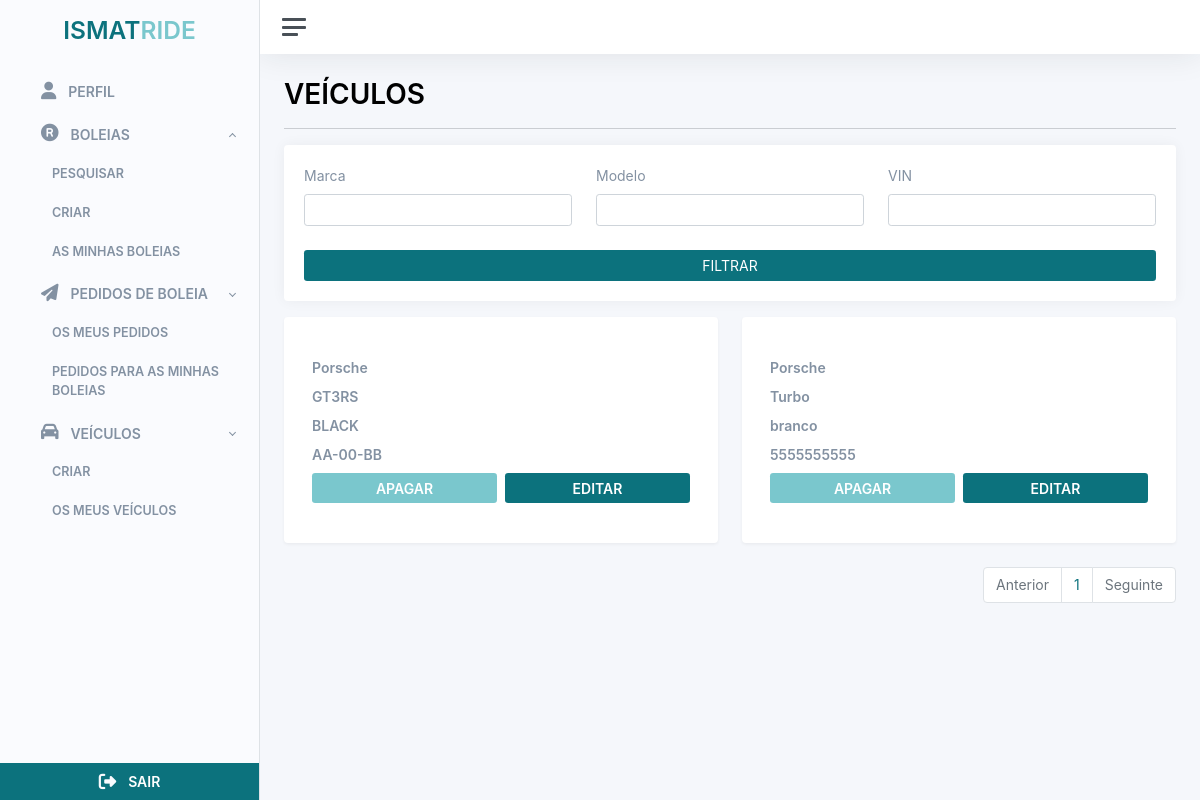
The page /vehicles/list (signed in) on the database its author committed.
### src/users/users.py (models this page shows)
class Brand(db.Model):
	__tablename__ = 'brand'
	id = db.Column(db.Integer, primary_key=True)
	name = db.Column(db.String(100))

class Model(db.Model):
	__tablename__ = 'model'
	id = db.Column(db.Integer, primary_key=True)
	name = db.Column(db.String(100))
	brand_id = db.Column('brand_id', db.ForeignKey('brand.id'))
	brand = db.relationship('Brand', backref='brand')

class Vehicle(db.Model):
	__tablename__ = 'vehicle'
	id = db.Column(db.Integer, primary_key=True)
	user_id = db.Column('user_id', db.ForeignKey('user.id'))
	user = db.relationship('User', backref='vehicle')
	license_plate = db.Column(db.String(20), unique=True)
	color = db.Column(db.String(20))
	seats = db.Column(db.Integer, default=0)
	is_deleted = db.Column(db.Boolean, default=False)
	createdAt = db.Column(db.DateTime, default=datetime.datetime.now)
	updatedAt = db.Column(db.DateTime, default=datetime.datetime.now)
	model_id = db.Column('model_id', db.ForeignKey('model.id'))
	model = db.relationship('Model', backref='vehicle')

### src/vehicles/routes.py (the view)
@vehicles_bp.route("/list")
@login_required
def vehicles_list():
    page = request.args.get('page', 1, type=int)
    query = Vehicle.query
    models_list = Model.query.all()
    if request.args.get("model"):
        query = query.join(Model, Vehicle.model).filter(Model.name.contains(request.args.get("model")))
    if request.args.get("brand"):
        query = query.join(Model, Vehicle.model).join(Brand, Model.brand).filter(Brand.name.contains(request.args.get("brand")))
    if request.args.get("vin"):
        query = query.filter(Vehicle.license_plate.contains(request.args.get("vin")))
    query = query.paginate(page=page, per_page=ITEMS_PER_PAGE)
    response = {'items': list(), 'iter_pages': query.iter_pages, 'page': page, 'pages': query.pages, 'next_num': query.next_num}
    vehicle_list = list()
    for vehicle in query:
        vehicle_list.append(
            VehicleDto(vehicle.id, vehicle.model.brand.name, vehicle.model.name, vehicle.color, vehicle.license_plate, vehicle.seats)
        )
    response['items'] = vehicle_list
    if vehicle_list.__len__() == 0:
        return(render_template("vehicle/no_data.html"))
    return render_template("vehicle/index.html", vehicles = response, models = models_list)

### src/users/users.py (called while the page is built)
	def get_initials(self):
		first_name_initial = str.upper(self.first_name[0])
		last_name_initial = str.upper(self.last_name[0])
		return f'{first_name_initial}{last_name_initial}'

### src/templates/vehicle/index.html (shortened to what this page needs)
{% extends 'base/base_client.html' %}  {% block container_title %} VEÍCULOS {% endblock container_title %} {%
block filters %}
<form action="{{ url_for('vehicles.vehicles_list') }}" method="get">
  <div class="card mb-3">
    <div class="card-body">
      <div
        class="d-flex flex-row flex-wrap gap-4 justify-content-center align-items-end justify-content-sm-start"
      >
        <div class="flex-fill">
          <label class="form-label text-color">Marca</label>
          <input
            type="text"
            value="{{ request.args.get('brand') or ''}}"
            name="brand"
            class="form-control"
          />
        </div>
        <div class="flex-fill">
          <label class="form-label text-color">Modelo</label>
          <input
            type="text"
            value="{{ request.args.get('modelo') or ''}}"
            name="model"
            class="form-control"
          />
        </div>
        <div class="flex-fill">
          <label class="form-label text-color">VIN</label>
          <input
            type="text"
            value="{{ request.args.get('vin') or ''}}"
            name="vin"
            class="form-control"
          />
        </div>
        <div class="flex-fill justify-content-center">
          <button class="btn btn-primary flex-fill w-100" type="submit">
            FILTRAR
          </button>
        </div>
      </div>
    </div>
  </div>
</form>
{% endblock filters %} {%block content %}
<div class="row">
  {% for item in vehicles['items'] %}
  <div class="col-12 col-md-6 col-lg-6 col-xl-6">
    <div class="card shadow">
      <div class="card-body">
        <div class="row justify-content-center align-items-center">
          <div class="col-12">
            <div class="row p-3">
              <div class="col-12 col-sm-4 col-md-12 p-1">
                <span class="fw-bold text-color">{{item.brand}}</span>
              </div>
              <div class="col-12 col-sm-12 p-1">
                <span class="fw-bold text-color">{{item.model}}</span>
              </div>
              <div class="col-12 col-sm-12 p-1">
                <span class="fw-bold text-color">{{item.color}}</span>
              </div>
              <div class="col-12 col-sm-12 p-1">
                <span class="fw-bold text-color">{{item.license_plate}}</span>
              </div>
              <div class="col-12 col-sm-6 p-1">
                <form
                  action="{{ url_for('vehicles.delete_vehicle', id=item.id) }}"
                  method="post"
                >
                  <button type="submit" class="btn  btn-secondary w-100">
                    <span class="fw-bold">APAGAR</span>
                  </button>
                </form>
              </div>
              <div class="col-12 col-sm-6 p-1">
                <button
                  type="button"
                  data-bs-toggle="modal"
                  data-bs-target="#edit{{item.id}}"
                  class="btn btn-primary w-100"
                >
                  <span class="fw-bold">EDITAR</span>
                </button>
              </div>
            </div>
          </div>
        </div>
      </div>
    </div>
  </div>
  {% endfor %}
</div>
<div
  class="d-flex align-items-center justify-content-center justify-content-md-end"
>
  <ul class="pagination">
    <li class="page-item {% if vehicles.page == 1 %}disabled{% endif %}">
      <a
        class="page-link"
        href="{{ url_for('vehicles.vehicles_list', page=vehicles.prev_num) }}"
        tabindex="-1"
        >Anterior</a
      >
    </li>
    {% for page_num in vehicles.iter_pages(left_edge=1, right_edge=1,
    left_current=1, right_current=2) %} {% if page_num %} {% if vehicles.page ==
    page_num %}
    <li class="page-item">
      <a
        href="{{ url_for('vehicles.vehicles_list', page=page_num) }}"
        class="page-link"
      >
        {{ page_num }}
      </a>
    </li>
    {% endif %} {% else %} ... {% endif %} {% endfor %}
    <li
      class="page-item {% if vehicles.page == vehicles.pages %}disabled{% endif %}"
    >
      <a
        class="page-link"
        href="{{ url_for('vehicles.vehicles_list', page=vehicles.next_num) }}"
        tabindex="-1"
        >Seguinte</a
      >
    </li>
  </ul>
</div>
{% endblock content %}

### src/static/styles/global.css (style rules this page uses)
.text-color { color: #8391a2 !important; }
.btn-primary { background-color: #0c727d !important; border: none !important; }
.btn-secondary { background-color: #7ac7cd !important; border: none !important; }
a { text-decoration: none !important; }
.pagination { display: flex; padding-left: 0; list-style: none; border-radius: 0.25rem; }
.page-link { position: relative; display: block; padding: 0.5rem 0.75rem; margin-left: -1px; line-height: 1.25; color: #0c727d; background-color: #fff; border: 1px solid #dee2e6; }
.page-link:not(:disabled):not(.disabled) { cursor: pointer; }
.page-item:first-child .page-link { margin-left: 0; border-top-left-radius: 0.25rem; border-bottom-left-radius: 0.25rem; }
.page-item:last-child .page-link { border-top-right-radius: 0.25rem; border-bottom-right-radius: 0.25rem; }
.page-item.disabled .page-link { color: #6c757d; pointer-events: none; cursor: auto; background-color: #fff; border-color: #dee2e6; }

### rows shown on the page
Brand: brand "Porsche" "Porsche"
Model: model "GT3RS"
Vehicle: color "BLACK", license_plate "AA-00-BB"
Model: model "Turbo"
Vehicle: color "branco", license_plate "5555555555"

### other values the page prints
{{ page_num }} "1"
